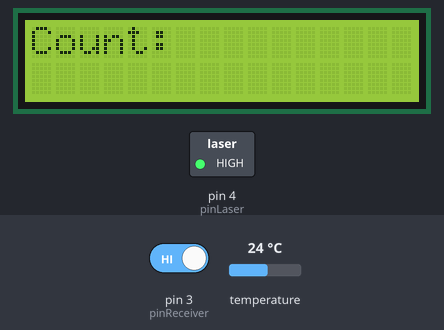
This sketch was run on a simulated Arduino Nano, built with avr-gcc and run on an emulated ATmega328P. Shown: 16×2 character LCD, switched loads named in the sketch (green lamp = pin HIGH). The inputs (shaded band) are chosen by the test bench; at power-on: pin 3 (pinReceiver) HIGH, temperature 24 °C. The local clock reads 2024-03-15 10:24:30 at power-on unless the sketch sets it; storage starts empty; what the sketch prints to the serial monitor is not drawn.

Above: at 1.2 s.
1.3 s: pin 3 (pinReceiver) driven LOW
At 1.8 s:
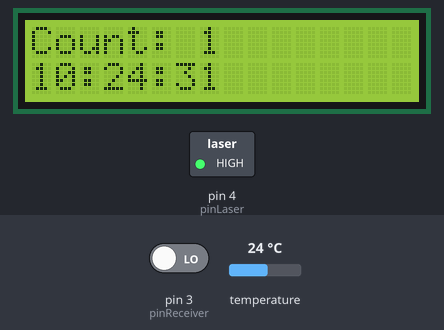
At 22.5 s:
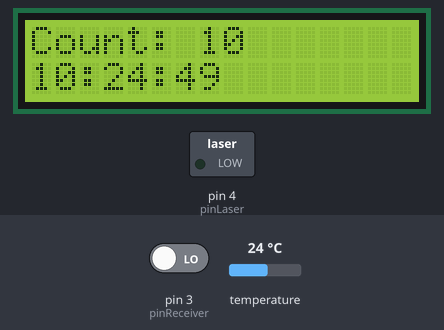
Timing chart, 0 to 23.1 s (numbered marks = the images above; inputs shaded):
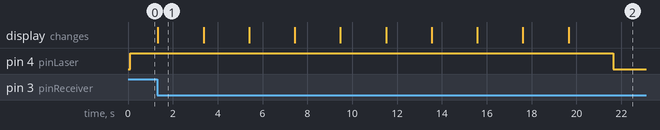

Measured:
- after the input at 1.3 s, pin 4 (pinLaser): HIGH → LOW after 20.3 s; the display: changes at once (image 1)
- what the display in image 1 shows lasts 2.1 s, from 1.3 s to 3.4 s

The sketch:

LASERSandSD.ino
```cpp
#include <SPI.h>
#include <SD.h>//sd card library
// Date and time functions using a DS3231 RTC connected via I2C and Wire lib
#include "RTClib.h"
//set variable for rtc
//need to review this to find out about I2c in parallel and run off a4 and a5 for nano
RTC_DS3231 rtc;
// include the  I2C library code and Wire.h:
#include <LiquidCrystal_I2C.h>
#include <Wire.h>
LiquidCrystal_I2C lcd(0x27, 16, 2);
File myFile;

DateTime now;
const int pinLaser = 4; // output signal pin of laser module/laser pointer
const int pinReceiver = 3; // input signal pin of receiver/detector (the used module does only return a digital state)
int count = 0;//how many times the counter has been triggered
// debounce variableint buttonState = LOW;
//debounce var int lastButtonState = LOW;
//debounce var unsigned long lastDebounceTime = 0;  // the last time the output pin was toggled
// debounce variable unsigned long debounceDelay = 50;    // the debounce time; increase if the output flickers
void saveCount() {
       myFile = SD.open("count.txt", FILE_WRITE);
       now = rtc.now();
       float cels = rtc.getTemperature();
       float far = cels * 1.8 + 32;
       if(myFile) {
       myFile.print(now.month(), DEC);
       myFile.print(',');
       myFile.print(now.day(), DEC);
       myFile.print(',');
       myFile.print(now.year(), DEC);
       myFile.print(",");
       myFile.print(now.hour(), DEC);
       myFile.print(':');
       myFile.print(now.minute(), DEC);
       myFile.print(':');
       myFile.print(now.second(), DEC);
       myFile.print(",");
       myFile.print(far); //loacal var might need to just get temp and convert in sheet
       myFile.print(",");
       myFile.print(count);
       myFile.println(",");
       myFile.close();
       } else {
        // if the file didn't open, print an error:
       Serial.println("error opening count.txt");

       }
}

void setup()
{
  pinMode(pinLaser, OUTPUT); // set the laser pin to output mode
  pinMode(pinReceiver, INPUT); // set the laser pin to output mode
  Serial.begin(9600); // initialize serial communication at 9600 bits per second:
  Serial.print("Initializing SD card...");
  if (!SD.begin(10)) {
  Serial.println("initialization failed!");
  while (1);
  }
  lcd.begin(); // initialize the LCD
  //turn on backlight
  lcd.backlight();
  //lcd.noBacklight();
   // make the pushbutton's pin an input:
   //pinMode(pushButton, INPUT);
  // Print a message to the LCD.
  lcd.print("Count: ");

}

void loop()
{
    int laser = digitalRead(pinReceiver); // receiver/detector send either LOW or HIGH
    float cels = rtc.getTemperature();
    float far = cels * 1.8 + 32;
    DateTime now = rtc.now();
    int h = now.hour();


   if (count < 10){ //laser on if before 7pm
    digitalWrite(pinLaser, HIGH);

      if (laser == LOW) {

      //increase count
       count++;
       lcd.setCursor(0,0);
       lcd.print("Count: ");
       lcd.print(count);
       lcd.setCursor(0,1);
       lcd.print(now.hour(), DEC);
       lcd.print(':');
       lcd.print(now.minute(), DEC);
       lcd.print(':');
       lcd.print(now.second(), DEC);

       Serial.print(now.month(), DEC);
       Serial.print(',');
       Serial.print(now.day(), DEC);
       Serial.print(',');
       Serial.print(now.year(), DEC);
       Serial.print(",");
       Serial.print(now.hour(), DEC);
       Serial.print(':');
       Serial.print(now.minute(), DEC);
       Serial.print(':');
       Serial.print(now.second(), DEC);
       Serial.print(",");
       Serial.print(far);
       Serial.print(",");
       Serial.print(count);
       Serial.println(",");
       saveCount();
       delay(2000);
     }
}
else{digitalWrite (pinLaser, LOW); //turn off laser at night
Serial.println ("Reached Max Count");
delay(60000);
}
}
```
